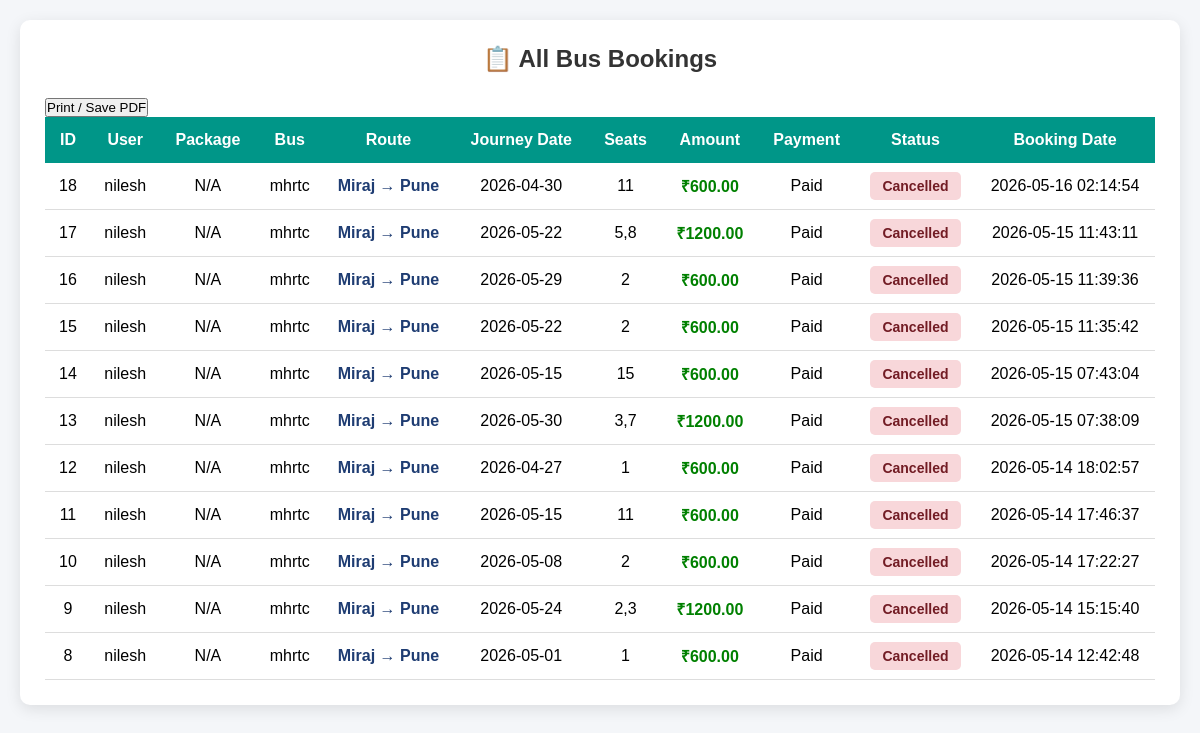
Screenshot of /admin-bookings.php (signed in) with the database file from the repository.
### tables this page shows
CREATE TABLE `bus_bookings` (
  `id` int(11) NOT NULL,
  `user_id` int(11) DEFAULT NULL,
  `bus_id` int(11) DEFAULT NULL,
  `journey_date` date DEFAULT NULL,
  `seats` varchar(255) DEFAULT NULL,
  `total_amount` decimal(10,2) DEFAULT NULL,
  `payment_status` enum('Pending','Paid') DEFAULT 'Pending',
  `booking_status` enum('Booked','Cancelled') DEFAULT 'Booked',
  `booking_date` timestamp NOT NULL DEFAULT current_timestamp()
);

CREATE TABLE `users` (
  `id` int(11) NOT NULL,
  `name` varchar(100) DEFAULT NULL,
  `mobile` varchar(10) DEFAULT NULL,
  `email` varchar(100) DEFAULT NULL,
  `password` varchar(255) DEFAULT NULL,
  `created_at` timestamp NOT NULL DEFAULT current_timestamp()
);

CREATE TABLE `buses` (
  `id` int(11) NOT NULL,
  `bus_name` varchar(100) DEFAULT NULL,
  `bus_number` varchar(50) DEFAULT NULL,
  `bus_type` varchar(50) DEFAULT NULL,
  `seat_type` varchar(50) DEFAULT NULL,
  `total_seats` int(11) DEFAULT NULL,
  `from_city` varchar(100) DEFAULT NULL,
  `to_city` varchar(100) DEFAULT NULL,
  `departure_time` time DEFAULT NULL,
  `arrival_time` time DEFAULT NULL,
  `price` decimal(10,2) DEFAULT NULL,
  `status` enum('Available','Unavailable') DEFAULT 'Available',
  `created_at` timestamp NOT NULL DEFAULT current_timestamp(),
  `available_seats` int(11) NOT NULL
);

### admin-bookings.php (the view, shortened to what this page needs)
<?php
include 'db.php';
$query = "
SELECT
bus_bookings.*,
users.name,
packages.title,
buses.bus_name,
buses.from_city,
buses.to_city
FROM bus_bookings
JOIN users
ON bus_bookings.user_id = users.id
JOIN buses
ON bus_bookings.bus_id = buses.id
LEFT JOIN packages
ON packages.title = buses.to_city
ORDER BY bus_bookings.id DESC
";
$result = mysqli_query($conn,$query);
?>
<!DOCTYPE html>
<html>
<head>
</head>
<body>
<div class="container">
<h2>
📋 All Bus Bookings
</h2>
<button type="button"
onclick="window.print()"
class="btn-print">
Print / Save PDF
</button>
<div class="table-responsive">
<table>
<tr>
<th>ID</th>
<th>User</th>
<th>Package</th>
<th>Bus</th>
<th>Route</th>
<th>Journey Date</th>
<th>Seats</th>
<th>Amount</th>
<th>Payment</th>
<th>Status</th>
<th>Booking Date</th>
</tr>
<?php while($row = mysqli_fetch_assoc($result)){ ?>
<tr>
<td>
<?php echo $row['id']; ?>
</td>
<td>
<?php echo htmlspecialchars($row['name']); ?>
</td>
<td>
<?php echo htmlspecialchars($row['title'] ?? 'N/A'); ?>
</td>
<td>
<?php echo htmlspecialchars($row['bus_name']); ?>
</td>
<td class="route">
<?php echo htmlspecialchars($row['from_city']); ?>
→
<?php echo htmlspecialchars($row['to_city']); ?>
</td>
<td>
<?php echo htmlspecialchars($row['journey_date']); ?>
</td>
<td>
<?php echo htmlspecialchars($row['seats']); ?>
</td>
<td class="price">
₹<?php echo htmlspecialchars($row['total_amount']); ?>
</td>
<td>
<?php echo htmlspecialchars($row['payment_status']); ?>
</td>
<td>
<?php
$status =
$row['booking_status']
?? 'Pending';
?>
<span class="status <?php echo strtolower($status); ?>">
<?php echo $status; ?>
</span>
</td>
<td>
<?php
echo $row['booking_date']
?? 'N/A';
?>
</td>
</tr>
<?php } ?>
</table>
</div>
</div>
</body>
</html>

### admin-bookings.php (style rules this page uses)
* { margin:0; padding:0; box-sizing:border-box; font-family:Arial,sans-serif; }
body { background:#f4f6f9; padding:20px; }
.container { width:100%; max-width:1300px; margin:auto; background:white; padding:25px; border-radius:10px; box-shadow:0 4px 15px rgba(0,0,0,0.1); }
h2 { text-align:center; margin-bottom:25px; color:#333; }
.table-responsive { overflow-x:auto; }
table { width:100%; border-collapse:collapse; min-width:1000px; }
table th { background:#009688; color:white; padding:14px; text-align:center; }
table td { padding:12px; border-bottom:1px solid #ddd; text-align:center; }
.status { padding:6px 12px; border-radius:5px; font-size:14px; font-weight:bold; }
.cancelled { background:#f8d7da; color:#721c24; }
.route { font-weight:bold; color:#1e3c72; }
.price { color:green; font-weight:bold; }

### rows the page displays
bus_bookings: id "18", user.name "nilesh", title "N/A", bus.bus_name "mhrtc", bus.from_city "Miraj", bus.to_city "Pune", journey_date "2026-04-30", seats "11", total_amount "600.00", payment_status "Paid", booking_status "Cancelled", booking_date "2026-05-16 02:14:54"
bus_bookings: id "17", user.name "nilesh", title "N/A", bus.bus_name "mhrtc", bus.from_city "Miraj", bus.to_city "Pune", journey_date "2026-05-22", seats "5,8", total_amount "1200.00", payment_status "Paid", booking_status "Cancelled", booking_date "2026-05-15 11:43:11"
bus_bookings: id "16", user.name "nilesh", title "N/A", bus.bus_name "mhrtc", bus.from_city "Miraj", bus.to_city "Pune", journey_date "2026-05-29", seats "2", total_amount "600.00", payment_status "Paid", booking_status "Cancelled", booking_date "2026-05-15 11:39:36"
bus_bookings: id "15", user.name "nilesh", title "N/A", bus.bus_name "mhrtc", bus.from_city "Miraj", bus.to_city "Pune", journey_date "2026-05-22", seats "2", total_amount "600.00", payment_status "Paid", booking_status "Cancelled", booking_date "2026-05-15 11:35:42"
bus_bookings: id "14", user.name "nilesh", title "N/A", bus.bus_name "mhrtc", bus.from_city "Miraj", bus.to_city "Pune", journey_date "2026-05-15", seats "15", total_amount "600.00", payment_status "Paid", booking_status "Cancelled", booking_date "2026-05-15 07:43:04"
bus_bookings: id "13", user.name "nilesh", title "N/A", bus.bus_name "mhrtc", bus.from_city "Miraj", bus.to_city "Pune", journey_date "2026-05-30", seats "3,7", total_amount "1200.00", payment_status "Paid", booking_status "Cancelled", booking_date "2026-05-15 07:38:09"
bus_bookings: id "12", user.name "nilesh", title "N/A", bus.bus_name "mhrtc", bus.from_city "Miraj", bus.to_city "Pune", journey_date "2026-04-27", seats "1", total_amount "600.00", payment_status "Paid", booking_status "Cancelled", booking_date "2026-05-14 18:02:57"
bus_bookings: id "11", user.name "nilesh", title "N/A", bus.bus_name "mhrtc", bus.from_city "Miraj", bus.to_city "Pune", journey_date "2026-05-15", seats "11", total_amount "600.00", payment_status "Paid", booking_status "Cancelled", booking_date "2026-05-14 17:46:37"
bus_bookings: id "10", user.name "nilesh", title "N/A", bus.bus_name "mhrtc", bus.from_city "Miraj", bus.to_city "Pune", journey_date "2026-05-08", seats "2", total_amount "600.00", payment_status "Paid", booking_status "Cancelled", booking_date "2026-05-14 17:22:27"
bus_bookings: id "9", user.name "nilesh", title "N/A", bus.bus_name "mhrtc", bus.from_city "Miraj", bus.to_city "Pune", journey_date "2026-05-24", seats "2,3", total_amount "1200.00", payment_status "Paid", booking_status "Cancelled", booking_date "2026-05-14 15:15:40"
bus_bookings: id "8", user.name "nilesh", title "N/A", bus.bus_name "mhrtc", bus.from_city "Miraj", bus.to_city "Pune", journey_date "2026-05-01", seats "1", total_amount "600.00", payment_status "Paid", booking_status "Cancelled", booking_date "2026-05-14 12:42:48"
